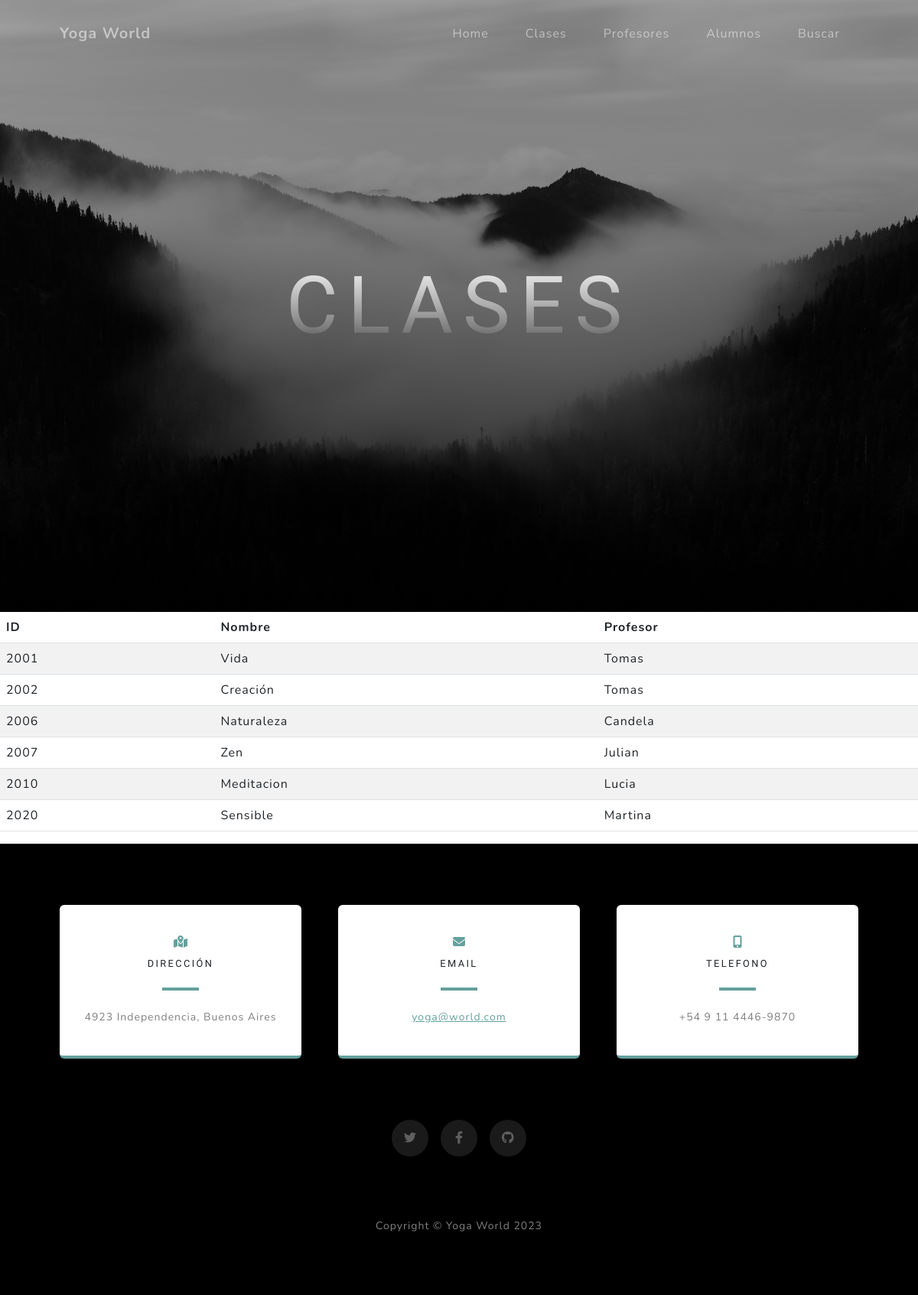
Page /clases/ on the earlier database version.
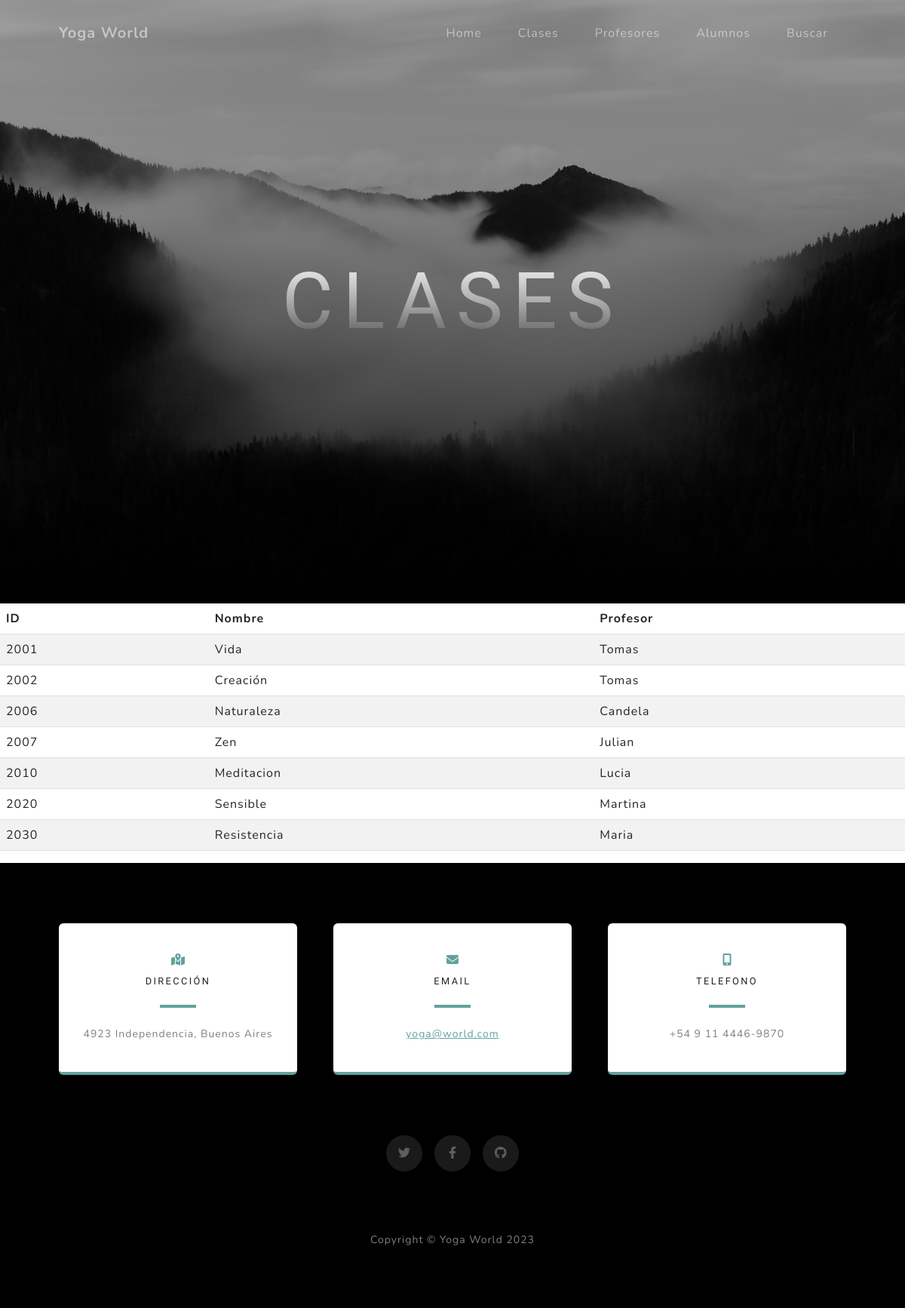
Same page on the later database version.
### AppCoder/models.py (models this page shows, shortened)
class Clases(models.Model):
    nombre =models.CharField(max_length=40)
    profesor = models.CharField(max_length=40)
    id = models.IntegerField(primary_key=True)
    class Meta:
        ordering = ["id"]
        verbose_name = "Clase"
        verbose_name_plural = "Clases"

### AppCoder/views.py (the view)
# urls.py: path('clases/', clases, name="clases"),
def clases(request):
    contexto =  {'clases' : Clases.objects.all()}
    return render (request, "aplicacion/clases.html", contexto)

### AppCoder/templates/aplicacion/clases.html
{% extends "aplicacion/index.html" %}
{% block titulo %}
<h1 class="mx-auto my-0 text-uppercase">Clases</h1>
{% endblock titulo %}
{% block contenido %}
<table class="table table-striped">
    <thead>
        <tr>
            <th>ID</th>
            <th>Nombre</th>
            <th>Profesor</th>
        </tr>
    </thead>
    <tbody>
    {% for c in clases  %}
        <tr>
            <td>{{ c.id }}</td>
            <td>{{ c.nombre }}</td>
            <td>{{ c.profesor }}</td>
        </tr>
    {% endfor %}
    </tbody>
</table>
{% endblock contenido %}

Differences in the rows shown:
added Clases: id "2030", nombre "Resistencia", profesor "Maria"
